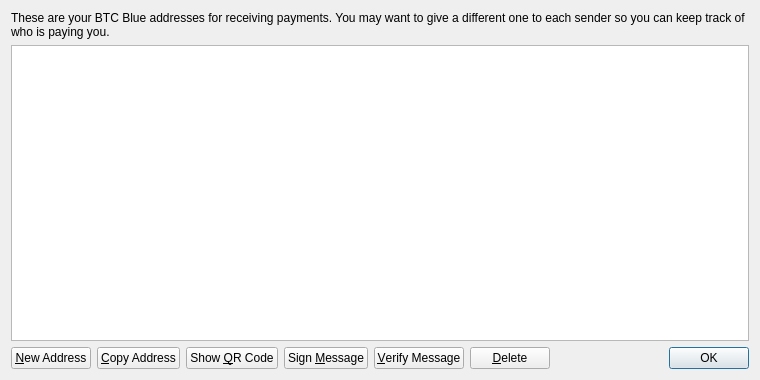
<?xml version="1.0" encoding="UTF-8"?>
<ui version="4.0">
 <class>AddressBookPage</class>
 <widget class="QWidget" name="AddressBookPage">
  <property name="geometry">
   <rect>
    <x>0</x>
    <y>0</y>
    <width>760</width>
    <height>380</height>
   </rect>
  </property>
  <property name="windowTitle">
   <string>Address Book</string>
  </property>
  <layout class="QVBoxLayout" name="verticalLayout">
   <item>
    <widget class="QLabel" name="labelExplanation">
     <property name="text">
      <string>These are your BTC Blue addresses for receiving payments. You may want to give a different one to each sender so you can keep track of who is paying you.</string>
     </property>
     <property name="textFormat">
      <enum>Qt::PlainText</enum>
     </property>
     <property name="wordWrap">
      <bool>true</bool>
     </property>
    </widget>
   </item>
   <item>
    <widget class="QTableView" name="tableView">
     <property name="contextMenuPolicy">
      <enum>Qt::CustomContextMenu</enum>
     </property>
     <property name="toolTip">
      <string>Double-click to edit address or label</string>
     </property>
     <property name="tabKeyNavigation">
      <bool>false</bool>
     </property>
     <property name="selectionMode">
      <enum>QAbstractItemView::SingleSelection</enum>
     </property>
     <property name="selectionBehavior">
      <enum>QAbstractItemView::SelectRows</enum>
     </property>
     <property name="sortingEnabled">
      <bool>true</bool>
     </property>
     <attribute name="verticalHeaderVisible">
      <bool>false</bool>
     </attribute>
    </widget>
   </item>
   <item>
    <layout class="QHBoxLayout" name="horizontalLayout">
     <item>
      <widget class="QPushButton" name="newAddressButton">
       <property name="toolTip">
        <string>Create a new address</string>
       </property>
       <property name="text">
        <string>&amp;New Address</string>
       </property>
      </widget>
     </item>
     <item>
      <widget class="QPushButton" name="copyToClipboard">
       <property name="toolTip">
        <string>Copy the currently selected address to the system clipboard</string>
       </property>
       <property name="text">
        <string>&amp;Copy Address</string>
       </property>
      </widget>
     </item>
     <item>
      <widget class="QPushButton" name="showQRCode">
       <property name="text">
        <string>Show &amp;QR Code</string>
       </property>
      </widget>
     </item>
     <item>
      <widget class="QPushButton" name="signMessage">
       <property name="toolTip">
        <string>Sign a message to prove you own a BTC Blue address</string>
       </property>
       <property name="text">
        <string>Sign &amp;Message</string>
       </property>
      </widget>
     </item>
     <item>
      <widget class="QPushButton" name="verifyMessage">
       <property name="toolTip">
        <string>Verify a message to ensure it was signed with a specified BTC Blue address</string>
       </property>
       <property name="text">
        <string>&amp;Verify Message</string>
       </property>
      </widget>
     </item>
     <item>
      <widget class="QPushButton" name="deleteButton">
       <property name="toolTip">
        <string>Delete the currently selected address from the list</string>
       </property>
       <property name="text">
        <string>&amp;Delete</string>
       </property>
      </widget>
     </item>
     <item>
      <spacer name="horizontalSpacer">
       <property name="orientation">
        <enum>Qt::Horizontal</enum>
       </property>
       <property name="sizeHint" stdset="0">
        <size>
         <width>40</width>
         <height>20</height>
        </size>
       </property>
      </spacer>
     </item>
     <item>
      <widget class="QDialogButtonBox" name="buttonBox">
       <property name="sizePolicy">
        <sizepolicy hsizetype="Maximum" vsizetype="Fixed">
         <horstretch>0</horstretch>
         <verstretch>0</verstretch>
        </sizepolicy>
       </property>
       <property name="standardButtons">
        <set>QDialogButtonBox::Ok</set>
       </property>
      </widget>
     </item>
    </layout>
   </item>
  </layout>
 </widget>
 <resources>
  <include location="../bitcoin.qrc"/>
 </resources>
 <connections/>
</ui>
